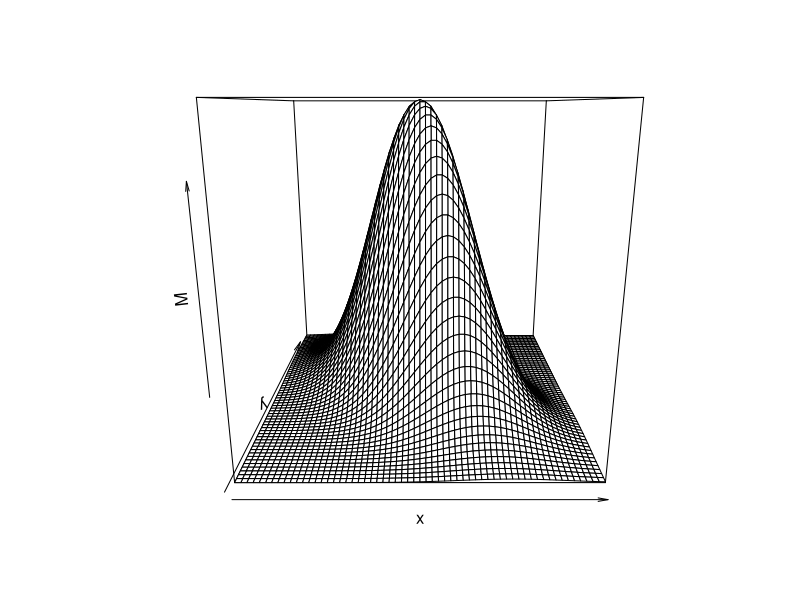
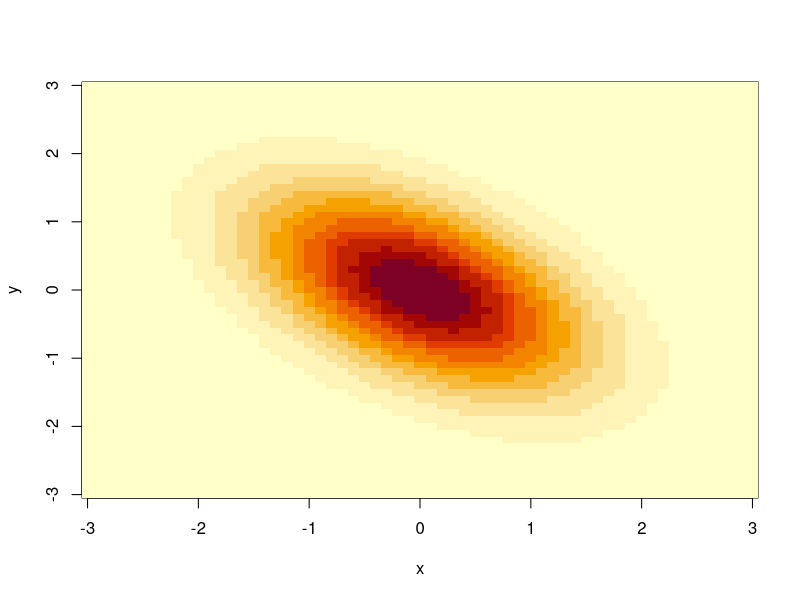
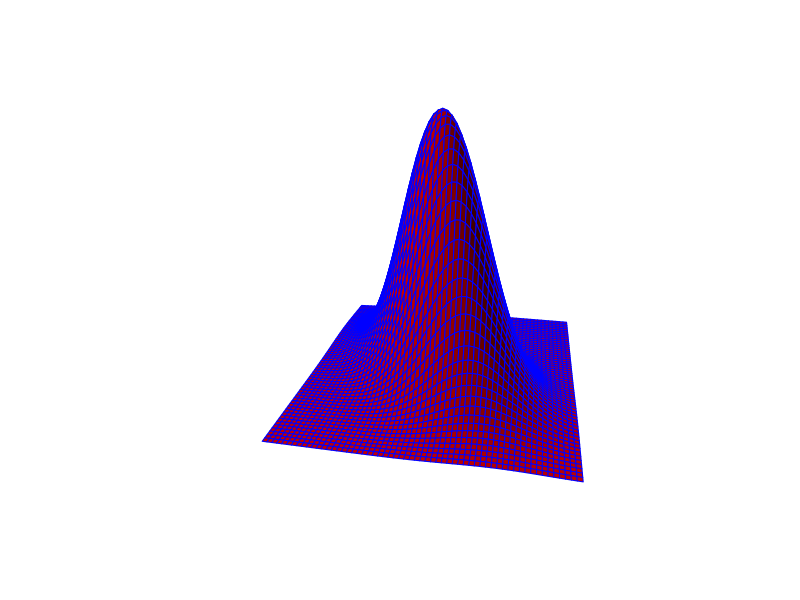

The R script that drew these images, in order: (Note: this script raises an error after producing the figures.)
library(mvtnorm)

n=50
mu = c(0,0)
sigma = matrix(c(1,-0.5,-0.5,1),nrow = 2)

#Simulate data
x = rmvnorm(n, mean = mu , sigma)


#Draw it
x = seq(-3, 3, by = 0.1)
y = x
M = matrix(0, length(x), length(y))
for (i in 1:length(x)){
  for (j in 1:length(y)){
    M[i,j] = dmvnorm(c(x[i],y[j]), mean = mu, sigma = sigma)
  }
}

persp(x, y, M)
image(x,y,M)

persp(x,y,M, theta = 10, phi = 20,
      shade=0.4, col="red", border="blue",
      box=FALSE)

plot(kdde(rmvnorm(n = 100, mean = mu, sigma = sigma)), disp = 'persp')